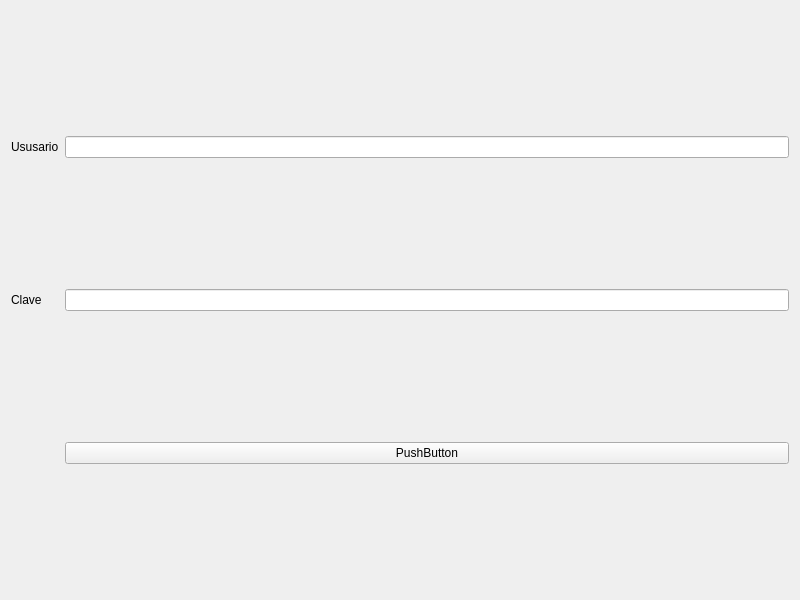
<?xml version="1.0" encoding="UTF-8"?>
<ui version="4.0">
 <class>Login</class>
 <widget class="QWidget" name="Login">
  <property name="geometry">
   <rect>
    <x>0</x>
    <y>0</y>
    <width>800</width>
    <height>600</height>
   </rect>
  </property>
  <property name="windowTitle">
   <string>Login</string>
  </property>
  <layout class="QGridLayout" name="gridLayout">
   <item row="0" column="1">
    <widget class="QLineEdit" name="leUsuario"/>
   </item>
   <item row="1" column="1">
    <widget class="QLineEdit" name="leClave">
     <property name="echoMode">
      <enum>QLineEdit::EchoMode::Password</enum>
     </property>
    </widget>
   </item>
   <item row="1" column="0">
    <widget class="QLabel" name="lClave">
     <property name="text">
      <string>Clave</string>
     </property>
    </widget>
   </item>
   <item row="0" column="0">
    <widget class="QLabel" name="lUruario">
     <property name="text">
      <string>Ususario</string>
     </property>
    </widget>
   </item>
   <item row="2" column="1">
    <widget class="QPushButton" name="pbIngresar">
     <property name="text">
      <string>PushButton</string>
     </property>
    </widget>
   </item>
  </layout>
 </widget>
 <resources/>
 <connections/>
</ui>
